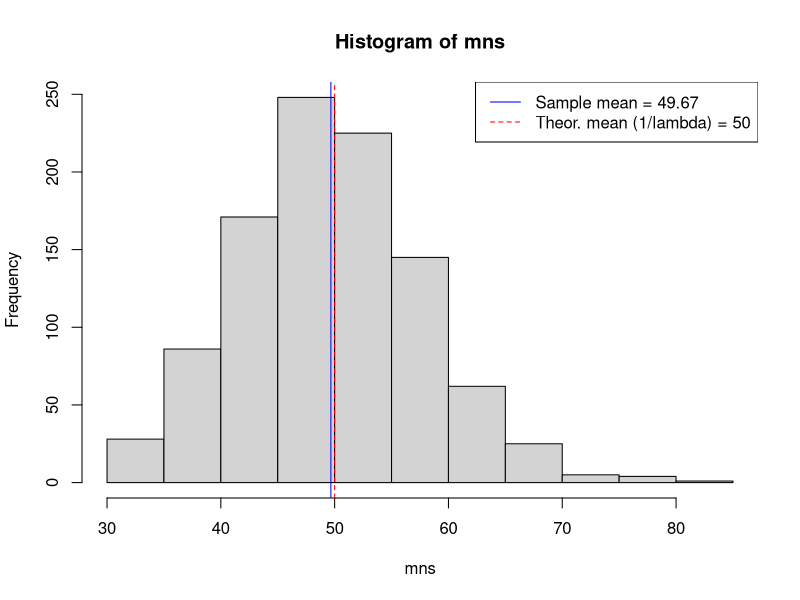
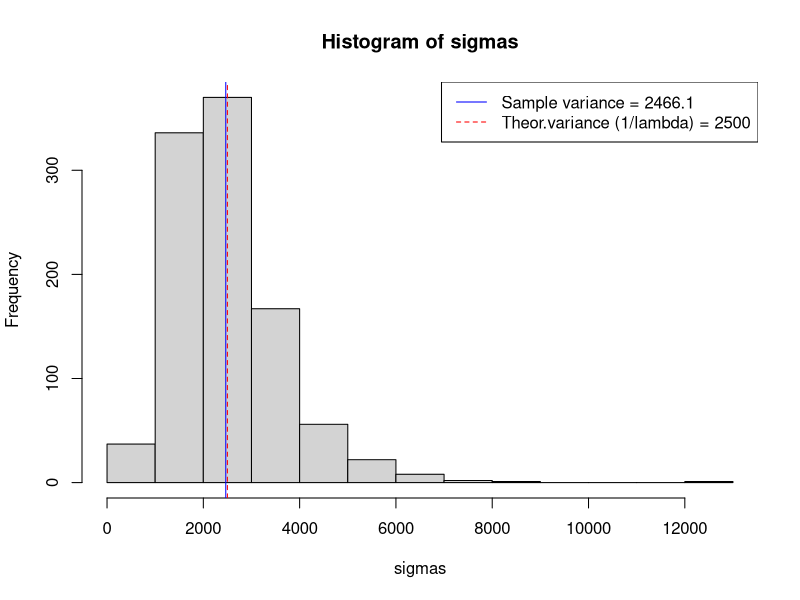
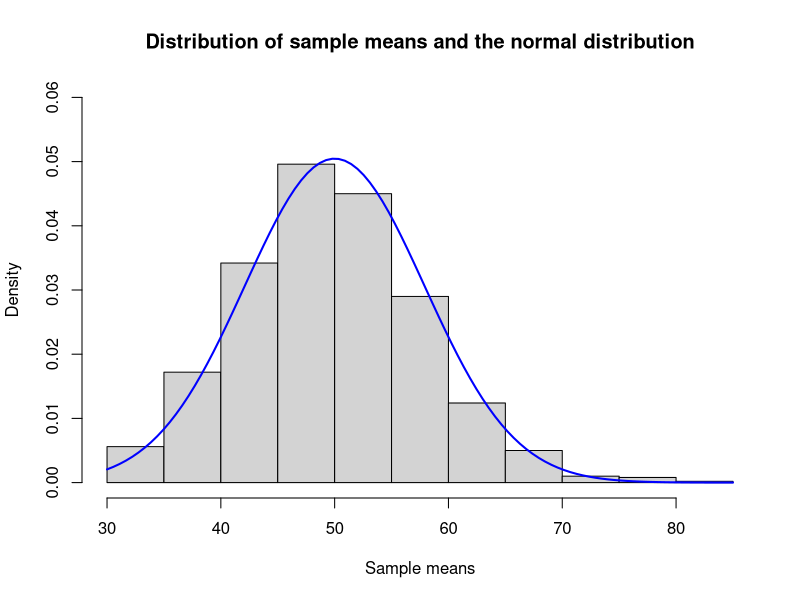

Reproduce these figures in R, in order.
## ---- chunk 1
knitr::opts_chunk$set(echo = TRUE, cache = TRUE)

nsim = 1000
nexp = 40
lambda = 0.02
## ---- chunk 2
tests = matrix(data = NA,ncol = nsim, nrow = nexp)
for (i in (1:nsim)) tests[,i] = rexp(nexp, lambda) 
## ---- chunk 3

# Calculate the average mean from the simulations
mns = NULL
for (i in 1 : nsim) mns = c(mns, mean(tests[,i]))

# Real exponential distribution
# f(x) =  lambda * exp(-lambda*x))
exp_mean = 1/lambda

hist(mns)
abline(v = c(mean(mns), exp_mean), col = c('blue', 'red'), lty = c(1,2))
legend(x = "topright", c(paste0('Sample mean = ', round(mean(mns),2)), paste0('Theor. mean (1/lambda) = ', round(exp_mean,2))), lty = c(1,2), col = c('blue', 'red'))

## ---- chunk 4

# Calculate the average mean from the simulations
sigmas = NULL
for (i in 1 : nsim) sigmas = c(sigmas, var(tests[,i]))

# Real exponential distribution
# f(x) =  lambda * exp(-lambda*x))
exp_var = 1/lambda^2

hist(sigmas)
abline(v = c(mean(sigmas), exp_var), col = c('blue', 'red'), lty = c(1,2))
legend(x = "topright", c(paste0('Sample variance = ', round(mean(sigmas),2)), paste0('Theor.variance (1/lambda) = ', round(exp_var,2))), lty = c(1,2), col = c('blue', 'red'))

## ---- chunk 5

hist(mns, freq = FALSE, ylim = c(0,0.06), main = "Distribution of sample means and the normal distribution", xlab = 'Sample means')
curve(dnorm(x, mean = 1/lambda, sd = 1/lambda/sqrt(nexp)), add = TRUE, lwd = 2, col = 'blue')
